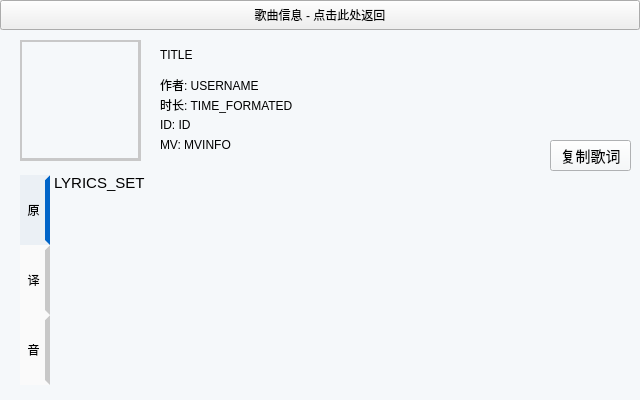
<?xml version="1.0" encoding="UTF-8"?>
<ui version="4.0">
 <class>songInfoW_Class</class>
 <widget class="QWidget" name="songInfoW_Class">
  <property name="geometry">
   <rect>
    <x>0</x>
    <y>0</y>
    <width>640</width>
    <height>400</height>
   </rect>
  </property>
  <property name="windowTitle">
   <string>Form</string>
  </property>
  <widget class="QPushButton" name="pushButton_topBar">
   <property name="geometry">
    <rect>
     <x>0</x>
     <y>0</y>
     <width>640</width>
     <height>30</height>
    </rect>
   </property>
   <property name="styleSheet">
    <string notr="true">QPushButton 
{
	color: #ffffff;
	border: 0px;
	background-color: #0064c8;
	padding: 0px 0px 0px 10px;
	font: 11pt &quot;微软雅黑&quot;;
}
QPushButton:hover
{
	background-color: #146ec8;
}
QPushButton:pressed 
{
	background-color: #2778c8;
}r</string>
   </property>
   <property name="text">
    <string>歌曲信息 - 点击此处返回</string>
   </property>
  </widget>
  <widget class="QWidget" name="widget_main" native="true">
   <property name="geometry">
    <rect>
     <x>0</x>
     <y>30</y>
     <width>641</width>
     <height>371</height>
    </rect>
   </property>
   <property name="styleSheet">
    <string notr="true">background-color: #f5f8fa;
font: 11pt &quot;微软雅黑&quot;;</string>
   </property>
   <widget class="QLabel" name="label_img">
    <property name="geometry">
     <rect>
      <x>20</x>
      <y>10</y>
      <width>120</width>
      <height>120</height>
     </rect>
    </property>
    <property name="styleSheet">
     <string notr="true">background-color: #f5f8fa;
font: 11pt &quot;微软雅黑&quot;;
border-width: 2px;
border-style: solid;
border-color: #c8c8c8;</string>
    </property>
    <property name="text">
     <string/>
    </property>
    <property name="scaledContents">
     <bool>true</bool>
    </property>
   </widget>
   <widget class="QLabel" name="label_title">
    <property name="geometry">
     <rect>
      <x>160</x>
      <y>10</y>
      <width>460</width>
      <height>30</height>
     </rect>
    </property>
    <property name="styleSheet">
     <string notr="true">font: 700 16pt &quot;Microsoft YaHei UI&quot;;</string>
    </property>
    <property name="text">
     <string>TITLE</string>
    </property>
   </widget>
   <widget class="QLabel" name="label_artists">
    <property name="geometry">
     <rect>
      <x>160</x>
      <y>45</y>
      <width>460</width>
      <height>20</height>
     </rect>
    </property>
    <property name="styleSheet">
     <string notr="true">font: 12pt &quot;Microsoft YaHei UI&quot;;</string>
    </property>
    <property name="text">
     <string>作者: USERNAME</string>
    </property>
   </widget>
   <widget class="QLabel" name="label_duration">
    <property name="geometry">
     <rect>
      <x>160</x>
      <y>65</y>
      <width>460</width>
      <height>20</height>
     </rect>
    </property>
    <property name="styleSheet">
     <string notr="true">font: 12pt &quot;Microsoft YaHei UI&quot;;</string>
    </property>
    <property name="text">
     <string>时长: TIME_FORMATED</string>
    </property>
   </widget>
   <widget class="QLabel" name="label_id">
    <property name="geometry">
     <rect>
      <x>160</x>
      <y>85</y>
      <width>460</width>
      <height>20</height>
     </rect>
    </property>
    <property name="styleSheet">
     <string notr="true">font: 12pt &quot;Microsoft YaHei UI&quot;;</string>
    </property>
    <property name="text">
     <string>ID: ID</string>
    </property>
   </widget>
   <widget class="QTextBrowser" name="textBrowser_lyrics">
    <property name="geometry">
     <rect>
      <x>50</x>
      <y>140</y>
      <width>581</width>
      <height>210</height>
     </rect>
    </property>
    <property name="styleSheet">
     <string notr="true">QTextBrowser
{
	border-color: #c8c8c8;
	border-width: 0px;
	border-style: none;
	background-color: #f5f8fa;
}
QScrollArea
{
	background-color: #fafafa;
	border-width: 0px;
	border-style: none;
}
QScrollBar:vertical
{
    background: #fafafa;
    padding: 12px 3px 12px 3px;
}
QScrollBar::handle:vertical
{
    background: #c0c5c8;
    border-radius: 2px; 
}
QScrollBar::handle:vertical:hover
{
    background: #acb1b4; 
}
QScrollBar::add-line:vertical
{
	height:12px;
	width:12px;
    border-image:url(:/icons/drop-arrow-down);
    subcontrol-position:bottom;
}
QScrollBar::sub-line:vertical
{
    height:12px;
	width:12px;
    image:url(:/icons/drop-arrow-up);
    subcontrol-position:top;
}</string>
    </property>
    <property name="markdown">
     <string>LYRICS_SET

</string>
    </property>
    <property name="html">
     <string>&lt;!DOCTYPE HTML PUBLIC &quot;-//W3C//DTD HTML 4.0//EN&quot; &quot;http://www.w3.org/TR/REC-html40/strict.dtd&quot;&gt;
&lt;html&gt;&lt;head&gt;&lt;meta name=&quot;qrichtext&quot; content=&quot;1&quot; /&gt;&lt;meta charset=&quot;utf-8&quot; /&gt;&lt;style type=&quot;text/css&quot;&gt;
p, li { white-space: pre-wrap; }
hr { height: 1px; border-width: 0; }
li.unchecked::marker { content: &quot;\2610&quot;; }
li.checked::marker { content: &quot;\2612&quot;; }
&lt;/style&gt;&lt;/head&gt;&lt;body style=&quot; font-family:'微软雅黑'; font-size:11pt; font-weight:400; font-style:normal;&quot;&gt;
&lt;p style=&quot; margin-top:0px; margin-bottom:0px; margin-left:0px; margin-right:0px; -qt-block-indent:0; text-indent:0px;&quot;&gt;LYRICS_SET&lt;/p&gt;&lt;/body&gt;&lt;/html&gt;</string>
    </property>
   </widget>
   <widget class="QWidget" name="widget_lfuni" native="true">
    <property name="enabled">
     <bool>true</bool>
    </property>
    <property name="geometry">
     <rect>
      <x>20</x>
      <y>145</y>
      <width>30</width>
      <height>210</height>
     </rect>
    </property>
    <property name="styleSheet">
     <string notr="true">QPushButton 
{
	color: #000000;
	background-color: #fafafa;
	padding: 0px 3px 0px 0px;
	border-width: 5px;
	border-color: #fafafa;
	border-right-color: #c8c8c8;
	border-style: solid;
	border-radius: 0px;
}

QPushButton:disabled 
{
	color: #0a0a0a;
	background-color: #f0f0f0;
	padding: 0px;
	border-width: 0px;
	border-color: #f0f0f0;
	border-right-color: #c8c8c8;
}

QPushButton:hover
{
	background-color:#f5f8fa ;
	border-color: #f5f8fa;
	border-right-color: #c8c8c8;
}
QPushButton:focus
 {
	background-color: #ebf0f5;
	border-color: #ebf0f5;
	border-right-color: #c8c8c8;
}

QPushButton:pressed 
{
	background-color: #ebf0f5;
	border-color: #ebf0f5;
	border-right-color: #c8c8c8;
}

QPushButton:checked {
	background-color: #ebf0f5;
	border-color: #ebf0f5;
	border-right-color: #0064c8;
}</string>
    </property>
    <widget class="QPushButton" name="pushButton_lyrics_ori">
     <property name="enabled">
      <bool>true</bool>
     </property>
     <property name="geometry">
      <rect>
       <x>0</x>
       <y>0</y>
       <width>30</width>
       <height>70</height>
      </rect>
     </property>
     <property name="text">
      <string>原</string>
     </property>
     <property name="checkable">
      <bool>true</bool>
     </property>
     <property name="checked">
      <bool>true</bool>
     </property>
     <property name="autoExclusive">
      <bool>true</bool>
     </property>
    </widget>
    <widget class="QPushButton" name="pushButton_lyrics_tra">
     <property name="enabled">
      <bool>true</bool>
     </property>
     <property name="geometry">
      <rect>
       <x>0</x>
       <y>70</y>
       <width>30</width>
       <height>70</height>
      </rect>
     </property>
     <property name="text">
      <string>译</string>
     </property>
     <property name="checkable">
      <bool>true</bool>
     </property>
     <property name="autoExclusive">
      <bool>true</bool>
     </property>
    </widget>
    <widget class="QPushButton" name="pushButton_lyrics_rom">
     <property name="geometry">
      <rect>
       <x>0</x>
       <y>140</y>
       <width>30</width>
       <height>70</height>
      </rect>
     </property>
     <property name="text">
      <string>音</string>
     </property>
     <property name="checkable">
      <bool>true</bool>
     </property>
     <property name="autoExclusive">
      <bool>true</bool>
     </property>
    </widget>
   </widget>
   <widget class="QPushButton" name="pushButton_dowloadImg">
    <property name="geometry">
     <rect>
      <x>20</x>
      <y>10</y>
      <width>121</width>
      <height>121</height>
     </rect>
    </property>
    <property name="styleSheet">
     <string notr="true">QPushButton 
{
	background-color: rgba(255, 255, 255, 0);
	background-position: center;
	background-repeat: norepeat;
	border-width: 2px;
	border-color: #c8c8c8;
	border-style: solid;
	border-radius: 0px;
}

QPushButton[isFinish=false]:hover
{
	border-color: #0064c8;
	background-color: rgba(235, 240, 245, 200);
	background-image: url(:/icons/download);
}

QPushButton[isFinish=true]:hover
{
	border-color: #0064c8;
	background-color: rgba(235, 240, 245, 200);
	background-image: url(:/icons/finish);
}</string>
    </property>
    <property name="text">
     <string/>
    </property>
    <property name="checkable">
     <bool>false</bool>
    </property>
    <property name="checked">
     <bool>false</bool>
    </property>
    <property name="isFinish" stdset="0">
     <bool>false</bool>
    </property>
   </widget>
   <widget class="QLabel" name="label_mv">
    <property name="geometry">
     <rect>
      <x>160</x>
      <y>105</y>
      <width>460</width>
      <height>20</height>
     </rect>
    </property>
    <property name="styleSheet">
     <string notr="true">font: 12pt &quot;Microsoft YaHei UI&quot;;</string>
    </property>
    <property name="text">
     <string>MV: MVINFO</string>
    </property>
   </widget>
   <widget class="QPushButton" name="pushButton_lyrics_copy">
    <property name="enabled">
     <bool>true</bool>
    </property>
    <property name="geometry">
     <rect>
      <x>550</x>
      <y>110</y>
      <width>81</width>
      <height>31</height>
     </rect>
    </property>
    <property name="font">
     <font>
      <family>微软雅黑</family>
      <pointsize>11</pointsize>
      <italic>false</italic>
      <bold>false</bold>
     </font>
    </property>
    <property name="styleSheet">
     <string notr="true">QPushButton 
{
	color: #000000;
	background-color: #f0f3f5;
	border-width: 2px;
	border-color: #ebf0f5;
	border-bottom-color: #d4dae1;
	border-style: solid;
	border-radius: 5px;
}

QPushButton:disabled 
{
	background-color: #f0f0f0;
	border-color:  #f0f0f0;
}

QPushButton:hover
{
	background-color: #e7ebf0;
	border-width: 2px;
	border-color: #e2e7eb;
	border-bottom-color: #cacdd2;
	border-style: solid;
	border-radius: 5px;
}

QPushButton:pressed 
{
	background-color: #ebf0f5;
	border-color: #ebf0f5;
	border-bottom-color: #dce4eb;
}r</string>
    </property>
    <property name="text">
     <string>复制歌词</string>
    </property>
    <property name="checkable">
     <bool>false</bool>
    </property>
    <property name="checked">
     <bool>false</bool>
    </property>
    <property name="autoExclusive">
     <bool>false</bool>
    </property>
   </widget>
  </widget>
 </widget>
 <resources>
  <include location="LUD.qrc"/>
 </resources>
 <connections/>
</ui>
